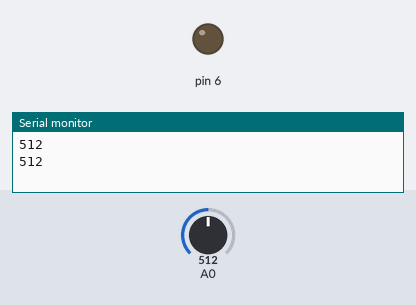
Bench run of a sketch on a simulated Arduino Uno, built with avr-gcc and run on an emulated ATmega328P. Parts: output pins drawn as LEDs (lit = HIGH), the last lines printed to the serial monitor. The inputs (shaded band) are chosen by the test bench; at power-on: A0 = 512.

Above: at 1.8 s.
1.9 s: A0 set to 75
3.4 s: A0 set to 65
At 5.1 s:
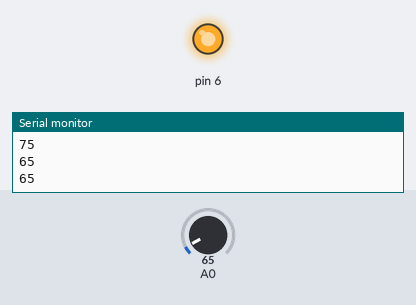
5.5 s: A0 set to 122
At 6.6 s:
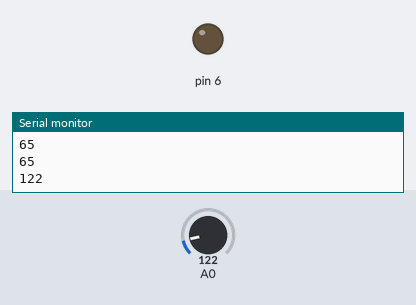
7.5 s: A0 set to 60
At 9.4 s:
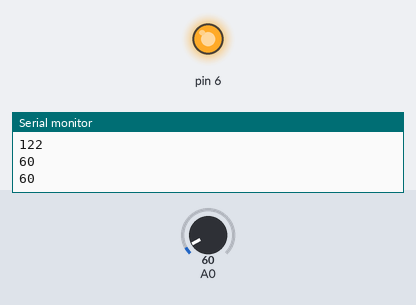
Timing chart, 0 to 10.5 s (numbered marks = the images above; inputs shaded):
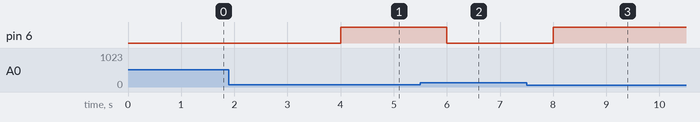

Measured:
- the behaviour switches between 70 and 69 on A0 (found by bisection; images 0 and 1)
- after the input at 3.4 s, pin 6: LOW → HIGH after 0.60 s
- after the input at 5.5 s, pin 6: HIGH → LOW after 0.50 s
- after the input at 7.5 s, pin 6: LOW → HIGH after 0.50 s

The sketch:

1.LDR.ino
```cpp
int sensorReading;//Pin análogo en espera
void setup(){
 Serial.begin(9600);
 pinMode(6,OUTPUT); //
}
void loop(){
 sensorReading=analogRead(0); //Instrucción para obtener dato analógico
 if (sensorReading<70){    //si es menor a 70 se apaga led
 digitalWrite(6,HIGH);
 }
 else digitalWrite(6,LOW);
 Serial.println(sensorReading);
 delay(1000);
}
```
